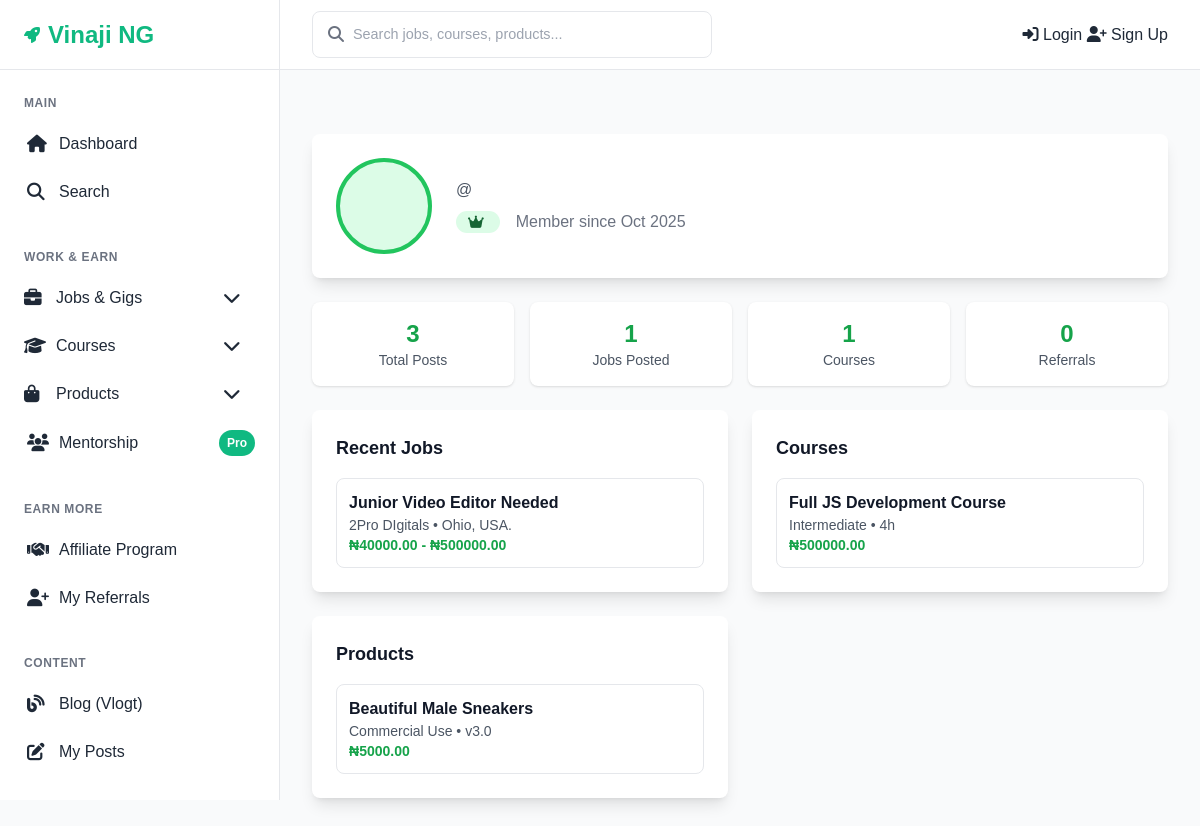
Screenshot of /accounts/profile/dydx1/ with the database file from the repository.
### accounts/models.py (models this page shows, shortened)
class UserProfile(models.Model):
    user = models.OneToOneField(User, on_delete=models.CASCADE, related_name='profile')
    bio = models.TextField(max_length=500, blank=True)
    profile_picture = models.ImageField(upload_to='profile_pics/', blank=True, null=True)
    country = models.CharField(max_length=100, blank=True)
    phone_number = models.CharField(max_length=20, blank=True)
    referred_by = models.ForeignKey(
        User,
        on_delete=models.SET_NULL,
        null=True,
        blank=True,
        related_name='profile_referrals'
    )
    date_joined = models.DateTimeField(auto_now_add=True)

### jobs/models.py (models this page shows, shortened)
class Job(models.Model):
    JOB_TYPES = [
        ('full_time', 'Full Time'),
        ('part_time', 'Part Time'),
        ('contract', 'Contract'),
        ('freelance', 'Freelance'),
        ('internship', 'Internship'),
    ]
    LEVELS = [
        ('entry', 'Entry Level'),
        ('mid', 'Mid Level'),
        ('senior', 'Senior Level'),
        ('executive', 'Executive'),
    ]
    STATUS_CHOICES = [
        ('draft', 'Draft'),
        ('pending', 'Pending Approval'),
        ('approved', 'Approved'),
        ('rejected', 'Rejected'),
    ]
    title = models.CharField(max_length=200)
    description = models.TextField()
    category = models.ForeignKey(
        Category,
        on_delete=models.CASCADE,
        related_name='jobs',
        limit_choices_to={'category_type': 'job'}
    )
    job_type = models.CharField(max_length=20, choices=JOB_TYPES)
    location = models.CharField(max_length=100)
    company_name = models.CharField(max_length=100)
    company_logo = models.ImageField(upload_to='company_logos/', blank=True, null=True)
    salary_min = models.DecimalField(max_digits=10, decimal_places=2)
    salary_max = models.DecimalField(max_digits=10, decimal_places=2)
    deadline = models.DateTimeField()
    spots_total = models.PositiveIntegerField(default=1)
    spots_left = models.PositiveIntegerField(default=1)
    level_requirement = models.CharField(max_length=20, choices=LEVELS, default='entry')
    price = models.DecimalField(max_digits=10, decimal_places=2, default=0)
    posted_by = models.ForeignKey(
        settings.AUTH_USER_MODEL,
        on_delete=models.CASCADE,
        related_name='jobs_posted'  # Changed to avoid conflict
    )
    status = models.CharField(max_length=20, choices=STATUS_CHOICES, default='draft')
    rejection_reason = models.TextField(blank=True)
    views_count = models.PositiveIntegerField(default=0)
    favorites = models.ManyToManyField(
        settings.AUTH_USER_MODEL,
        related_name='favorite_jobs',  # Keep this consistent
        blank=True
    )
    created_at = models.DateTimeField(auto_now_add=True)
    updated_at = models.DateTimeField(auto_now=True)
    class Meta:
        ordering = ['-created_at']

### courses/models.py (models this page shows, shortened)
class Course(models.Model):
    LEVELS = [
        ('beginner', 'Beginner'),
        ('intermediate', 'Intermediate'),
        ('advanced', 'Advanced'),
    ]
    MODES = [
        ('online', 'Online'),
        ('offline', 'Offline'),
        ('hybrid', 'Hybrid'),
    ]
    STATUS_CHOICES = [
        ('draft', 'Draft'),
        ('pending', 'Pending Approval'),
        ('approved', 'Approved'),
        ('rejected', 'Rejected'),
    ]
    title = models.CharField(max_length=200)
    description = models.TextField()
    category = models.ForeignKey(CourseCategory, on_delete=models.CASCADE, related_name='courses')
    level = models.CharField(max_length=20, choices=LEVELS, default='beginner')
    instructor = models.ForeignKey(settings.AUTH_USER_MODEL, on_delete=models.CASCADE, related_name='courses_taught')
    duration = models.PositiveIntegerField(help_text="Duration in hours")
    mode = models.CharField(max_length=20, choices=MODES, default='online')
    start_date = models.DateTimeField()
    is_self_paced = models.BooleanField(default=False)
    price = models.DecimalField(max_digits=10, decimal_places=2, default=0)
    spots_total = models.PositiveIntegerField(default=1)
    spots_left = models.PositiveIntegerField(default=1)
    preview_video = models.URLField(blank=True)
    thumbnail = models.ImageField(upload_to='course_thumbnails/', blank=True, null=True)
    status = models.CharField(max_length=20, choices=STATUS_CHOICES, default='draft')
    rejection_reason = models.TextField(blank=True)
    created_at = models.DateTimeField(auto_now_add=True)
    updated_at = models.DateTimeField(auto_now=True)
    category = models.ForeignKey(
        Category,
        on_delete=models.CASCADE,
        related_name='courses',
        limit_choices_to={'category_type': 'course'}  # only show "course" categories
    )
    class Meta:
        ordering = ['-created_at']

### products/models.py (models this page shows, shortened)
class Product(models.Model):
    LICENSE_TYPES = [
        ('personal', 'Personal Use'),
        ('commercial', 'Commercial Use'),
        ('enterprise', 'Enterprise'),
    ]
    STATUS_CHOICES = [
        ('draft', 'Draft'),
        ('pending', 'Pending Approval'),
        ('approved', 'Approved'),
        ('rejected', 'Rejected'),
    ]
    title = models.CharField(max_length=200)
    description = models.TextField()
    seller = models.ForeignKey(settings.AUTH_USER_MODEL, on_delete=models.CASCADE, related_name='products')
    license_type = models.CharField(max_length=20, choices=LICENSE_TYPES, default='personal')
    version = models.CharField(max_length=20, default='1.0')
    price = models.DecimalField(max_digits=10, decimal_places=2)
    category = models.ForeignKey(
        Category,
        on_delete=models.CASCADE,
        related_name='products',
        limit_choices_to={'category_type': 'product'}
    )
    thumbnail = models.ImageField(upload_to='product_thumbnails/', blank=True, null=True)
    gallery_images = models.ManyToManyField('ProductImage', blank=True)
    product_file = models.FileField(
        upload_to='product_files/',
        validators=[FileExtensionValidator(allowed_extensions=['zip', 'pdf', 'doc', 'docx'])]
    )
    sample_file = models.FileField(
        upload_to='sample_files/',
        blank=True,
        null=True,
        validators=[FileExtensionValidator(allowed_extensions=['pdf', 'jpg', 'png'])]
    )
    features = models.TextField(blank=True, help_text="List of features (one per line)")
    tags = models.CharField(max_length=500, blank=True, help_text="Comma-separated tags")
    status = models.CharField(max_length=20, choices=STATUS_CHOICES, default='draft')
    rejection_reason = models.TextField(blank=True)
    views_count = models.PositiveIntegerField(default=0)
    download_count = models.PositiveIntegerField(default=0)
    created_at = models.DateTimeField(auto_now_add=True)
    updated_at = models.DateTimeField(auto_now=True)
    class Meta:
        ordering = ['-created_at']

### accounts/views.py (the view)
# urls.py: path('profile/<str:username>/', views.PublicProfileView.as_view(), name='public_profile'),
class PublicProfileView(DetailView):
    model = UserProfile
    template_name = 'accounts/profile/public.html'
    context_object_name = 'profile_user'
    slug_field = 'user__username'
    slug_url_kwarg = 'username'
    def get_context_data(self, **kwargs):
        context = super().get_context_data(**kwargs)
        profile = self.object        # UserProfile
        user = profile.user
        context.update({
            'user_jobs': Job.objects.filter(posted_by=user, status='approved')[:10],
            'user_courses': Course.objects.filter(instructor=user, status='approved')[:10],
            'user_products': Product.objects.filter(seller=user, status='approved')[:10],
            'user_blog_posts': BlogPost.objects.filter(author=user, status='published')[:10],
            'referral_count': Referral.objects.filter(referrer=user).count(),
            'total_posts': (
                Job.objects.filter(posted_by=user, status='approved').count() +
                Course.objects.filter(instructor=user, status='approved').count() +
                Product.objects.filter(seller=user, status='approved').count() +
                BlogPost.objects.filter(author=user, status='published').count()
            )
        })
        return context

### site_core/context_processors.py (called while the page is built)
def site_settings(request):
    return {
        'site_settings': SiteSetting.get_solo()
    }

### site_core/models.py (called while the page is built)
    @classmethod
    def get_solo(cls):
        obj, created = cls.objects.get_or_create(pk=1)
        return obj

### templates/accounts/profile/public.html (shortened to what this page needs)
{% extends 'base.html' %}
{% block content %}
<div class="max-w-4xl mx-auto">
    <div class="bg-white rounded-lg shadow-lg p-6 mb-6">
        <div class="flex items-center space-x-6">
            <div class="relative">
                {% if profile_user.profile.profile_picture %}
                    <img src="{{ profile_user.profile.profile_picture.url }}" alt="Profile Picture"
                         class="w-24 h-24 rounded-full object-cover border-4 border-green-500">
                {% else %}
                    <div class="w-24 h-24 rounded-full bg-green-100 border-4 border-green-500 flex items-center justify-center">
                    </div>
                {% endif %}
            </div>
            <div class="flex-1">
                <p class="text-gray-600">@{{ profile_user.username }}</p>
                <div class="flex items-center space-x-4 mt-2">
                    <span class="inline-flex items-center px-3 py-1 rounded-full text-sm font-medium bg-green-100 text-green-800">
                        <i class="fas fa-crown mr-1"></i>
                    </span>
                    <span class="text-gray-500">Member since {{ profile_user.date_joined|date:"M Y" }}</span>
                </div>
            </div>
        </div>
    </div>
    <div class="grid grid-cols-2 md:grid-cols-4 gap-4 mb-6">
        <div class="bg-white rounded-lg shadow p-4 text-center">
            <div class="text-2xl font-bold text-green-600">{{ total_posts }}</div>
            <div class="text-sm text-gray-600">Total Posts</div>
        </div>
        <div class="bg-white rounded-lg shadow p-4 text-center">
            <div class="text-2xl font-bold text-green-600">{{ user_jobs.count }}</div>
            <div class="text-sm text-gray-600">Jobs Posted</div>
        </div>
        <div class="bg-white rounded-lg shadow p-4 text-center">
            <div class="text-2xl font-bold text-green-600">{{ user_courses.count }}</div>
            <div class="text-sm text-gray-600">Courses</div>
        </div>
        <div class="bg-white rounded-lg shadow p-4 text-center">
            <div class="text-2xl font-bold text-green-600">{{ referral_count }}</div>
            <div class="text-sm text-gray-600">Referrals</div>
        </div>
    </div>
    <div class="grid grid-cols-1 lg:grid-cols-2 gap-6">
        {% if user_jobs %}
        <div class="bg-white rounded-lg shadow-lg p-6">
            <h2 class="text-lg font-semibold text-gray-900 mb-4">Recent Jobs</h2>
            <div class="space-y-3">
                {% for job in user_jobs %}
                <div class="border rounded-lg p-3 hover:border-green-500 transition-colors">
                    <h3 class="font-semibold text-gray-900">
                        <a href="{% url 'job_detail' job.pk %}" class="hover:text-green-600">{{ job.title }}</a>
                    </h3>
                    <p class="text-sm text-gray-600">{{ job.company_name }} • {{ job.location }}</p>
                    <p class="text-green-600 font-semibold text-sm">₦{{ job.salary_min }} - ₦{{ job.salary_max }}</p>
                </div>
                {% endfor %}
            </div>
        </div>
        {% endif %}
        {% if user_courses %}
        <div class="bg-white rounded-lg shadow-lg p-6">
            <h2 class="text-lg font-semibold text-gray-900 mb-4">Courses</h2>
            <div class="space-y-3">
                {% for course in user_courses %}
                <div class="border rounded-lg p-3 hover:border-green-500 transition-colors">
                    <h3 class="font-semibold text-gray-900">
                        <a href="{% url 'course_detail' course.pk %}" class="hover:text-green-600">{{ course.title }}</a>
                    </h3>
                    <p class="text-sm text-gray-600">{{ course.get_level_display }} • {{ course.duration }}h</p>
                    <p class="text-green-600 font-semibold text-sm">₦{{ course.price }}</p>
                </div>
                {% endfor %}
            </div>
        </div>
        {% endif %}
        {% if user_products %}
        <div class="bg-white rounded-lg shadow-lg p-6">
            <h2 class="text-lg font-semibold text-gray-900 mb-4">Products</h2>
            <div class="space-y-3">
                {% for product in user_products %}
                <div class="border rounded-lg p-3 hover:border-green-500 transition-colors">
                    <h3 class="font-semibold text-gray-900">
                        <a href="{% url 'product_detail' product.pk %}" class="hover:text-green-600">{{ product.title }}</a>
                    </h3>
                    <p class="text-sm text-gray-600">{{ product.get_license_type_display }} • v{{ product.version }}</p>
                    <p class="text-green-600 font-semibold text-sm">₦{{ product.price }}</p>
                </div>
                {% endfor %}
            </div>
        </div>
        {% endif %}
    </div>
</div>
{% endblock %}

### templates/base.html (style rules this page uses)
:root { --primary-color: #10b981; --primary-dark: #059669; --primary-light: #34d399; --secondary-color: #1f2937; --accent-color: #f59e0b; --text-dark: #1f2937; --text-light: #6b7280; --bg-light: #f9fafb; --bg-white: #ffffff; --border-color: #e5e7eb; --success-color: #10b981; --warning-color: #f59e0b; --error-color: #ef4444; --shadow: 0 1px 3px 0 rgba(0, 0, 0, 0.1), 0 1px 2px 0 rgba(0, 0, 0, 0.06); --shadow-lg: 0 10px 15px -3px rgba(0, 0, 0, 0.1), 0 4px 6px -2px rgba(0, 0, 0, 0.05); --sidebar-width: 280px; --header-height: 70px; }
* { margin: 0; padding: 0; box-sizing: border-box; }
body { font-family: 'Inter', sans-serif; line-height: 1.6; color: var(--text-dark); background-color: var(--bg-light); display: flex; min-height: 100vh; }
.text-center { text-align: center; }
.flex { display: flex; }
.items-center { align-items: center; }
.mb-4 { margin-bottom: 1rem; }
.p-4 { padding: 1rem; }

### rows the page displays
UserProfile: date_joined "Oct 2025"
Job: title "Junior Video Editor Needed", company_name "2Pro DIgitals", location "Ohio, USA.", salary_min "40000.00", salary_max "500000.00"
Course: title "Full JS Development Course", level "Intermediate", duration "4", price "500000.00"
Product: title "Beautiful Male Sneakers", license_type "Commercial Use", version "3.0", price "5000.00"

### other values shown
{{ total_posts }} "3"
{{ user_jobs.count }} "1"
{{ user_courses.count }} "1"
{{ referral_count }} "0"
